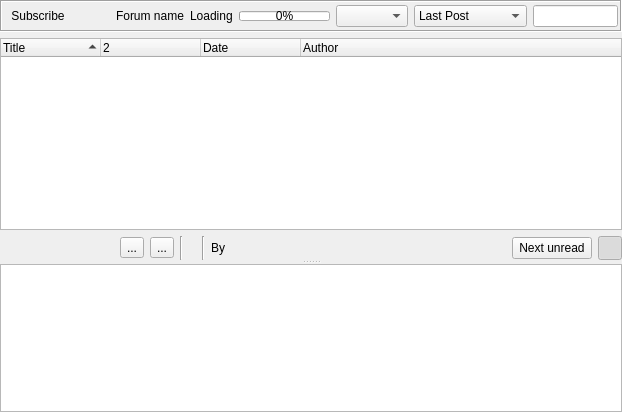
<?xml version="1.0" encoding="UTF-8"?>
<ui version="4.0">
 <class>GxsForumThreadWidget</class>
 <widget class="QWidget" name="GxsForumThreadWidget">
  <property name="geometry">
   <rect>
    <x>0</x>
    <y>0</y>
    <width>622</width>
    <height>412</height>
   </rect>
  </property>
  <property name="windowTitle">
   <string>Form</string>
  </property>
  <layout class="QVBoxLayout" name="verticalLayout">
   <property name="leftMargin">
    <number>0</number>
   </property>
   <property name="topMargin">
    <number>0</number>
   </property>
   <property name="rightMargin">
    <number>0</number>
   </property>
   <property name="bottomMargin">
    <number>0</number>
   </property>
   <item>
    <widget class="QSplitter" name="threadSplitter">
     <property name="orientation">
      <enum>Qt::Vertical</enum>
     </property>
     <widget class="QWidget" name="layoutWidget">
      <layout class="QVBoxLayout" name="verticalLayout_2">
       <item>
        <widget class="QFrame" name="toolBarFrame">
         <property name="minimumSize">
          <size>
           <width>0</width>
           <height>32</height>
          </size>
         </property>
         <property name="frameShape">
          <enum>QFrame::Box</enum>
         </property>
         <property name="frameShadow">
          <enum>QFrame::Sunken</enum>
         </property>
         <layout class="QHBoxLayout" name="horizontalLayout_3">
          <property name="leftMargin">
           <number>2</number>
          </property>
          <property name="topMargin">
           <number>2</number>
          </property>
          <property name="rightMargin">
           <number>2</number>
          </property>
          <property name="bottomMargin">
           <number>2</number>
          </property>
          <item>
           <widget class="SubscribeToolButton" name="subscribeToolButton">
            <property name="sizePolicy">
             <sizepolicy hsizetype="Fixed" vsizetype="Preferred">
              <horstretch>0</horstretch>
              <verstretch>0</verstretch>
             </sizepolicy>
            </property>
            <property name="text">
             <string notr="true">Subscribe</string>
            </property>
            <property name="autoRaise">
             <bool>true</bool>
            </property>
           </widget>
          </item>
          <item>
           <widget class="QToolButton" name="newthreadButton">
            <property name="focusPolicy">
             <enum>Qt::NoFocus</enum>
            </property>
            <property name="toolTip">
             <string>Start new Thread for Selected Forum</string>
            </property>
            <property name="icon">
             <iconset resource="../images.qrc">
              <normaloff>:/images/mail_new.png</normaloff>:/images/mail_new.png</iconset>
            </property>
            <property name="iconSize">
             <size>
              <width>24</width>
              <height>16</height>
             </size>
            </property>
            <property name="autoRaise">
             <bool>true</bool>
            </property>
           </widget>
          </item>
          <item>
           <widget class="ElidedLabel" name="forumName">
            <property name="sizePolicy">
             <sizepolicy hsizetype="Expanding" vsizetype="Fixed">
              <horstretch>2</horstretch>
              <verstretch>0</verstretch>
             </sizepolicy>
            </property>
            <property name="minimumSize">
             <size>
              <width>0</width>
              <height>0</height>
             </size>
            </property>
            <property name="maximumSize">
             <size>
              <width>16777215</width>
              <height>1677215</height>
             </size>
            </property>
            <property name="text">
             <string notr="true">Forum name</string>
            </property>
            <property name="textInteractionFlags">
             <set>Qt::LinksAccessibleByMouse|Qt::TextSelectableByMouse</set>
            </property>
           </widget>
          </item>
          <item>
           <spacer name="horizontalSpacer">
            <property name="orientation">
             <enum>Qt::Horizontal</enum>
            </property>
            <property name="sizeType">
             <enum>QSizePolicy::MinimumExpanding</enum>
            </property>
            <property name="sizeHint" stdset="0">
             <size>
              <width>0</width>
              <height>0</height>
             </size>
            </property>
           </spacer>
          </item>
          <item>
           <widget class="QLabel" name="progressText">
            <property name="text">
             <string>Loading</string>
            </property>
           </widget>
          </item>
          <item>
           <widget class="QProgressBar" name="progressBar">
            <property name="sizePolicy">
             <sizepolicy hsizetype="Minimum" vsizetype="Fixed">
              <horstretch>0</horstretch>
              <verstretch>0</verstretch>
             </sizepolicy>
            </property>
            <property name="maximumSize">
             <size>
              <width>16777215</width>
              <height>10</height>
             </size>
            </property>
            <property name="maximum">
             <number>1000</number>
            </property>
            <property name="value">
             <number>0</number>
            </property>
           </widget>
          </item>
          <item>
           <widget class="GxsIdChooser" name="idChooser"/>
          </item>
          <item>
           <widget class="QComboBox" name="viewBox">
            <item>
             <property name="text">
              <string>Last Post</string>
             </property>
            </item>
            <item>
             <property name="text">
              <string>Threaded View</string>
             </property>
            </item>
            <item>
             <property name="text">
              <string>Flat View</string>
             </property>
            </item>
           </widget>
          </item>
          <item>
           <widget class="LineEditClear" name="filterLineEdit">
            <property name="toolTip">
             <string>Search forums</string>
            </property>
           </widget>
          </item>
         </layout>
        </widget>
       </item>
       <item>
        <layout class="QHBoxLayout" name="forumLayout">
         <property name="leftMargin">
          <number>3</number>
         </property>
        </layout>
       </item>
       <item>
        <widget class="RSTreeWidget" name="threadTreeWidget">
         <property name="contextMenuPolicy">
          <enum>Qt::CustomContextMenu</enum>
         </property>
         <property name="sortingEnabled">
          <bool>true</bool>
         </property>
         <property name="allColumnsShowFocus">
          <bool>true</bool>
         </property>
         <column>
          <property name="text">
           <string>Title</string>
          </property>
         </column>
         <column>
          <property name="text">
           <string/>
          </property>
          <property name="icon">
           <iconset resource="../images.qrc">
            <normaloff>:/images/message-state-header.png</normaloff>:/images/message-state-header.png</iconset>
          </property>
         </column>
         <column>
          <property name="text">
           <string>Date</string>
          </property>
         </column>
         <column>
          <property name="text">
           <string>Author</string>
          </property>
         </column>
        </widget>
       </item>
       <item>
        <layout class="QHBoxLayout" name="threadLayout">
         <property name="leftMargin">
          <number>3</number>
         </property>
        </layout>
       </item>
       <item>
        <layout class="QGridLayout" name="postLayout">
         <item row="0" column="5">
          <widget class="QToolButton" name="downloadButton">
           <property name="maximumSize">
            <size>
             <width>24</width>
             <height>24</height>
            </size>
           </property>
           <property name="focusPolicy">
            <enum>Qt::NoFocus</enum>
           </property>
           <property name="toolTip">
            <string>Download all files</string>
           </property>
           <property name="icon">
            <iconset resource="../images.qrc">
             <normaloff>:/images/down.png</normaloff>:/images/down.png</iconset>
           </property>
           <property name="autoRaise">
            <bool>true</bool>
           </property>
          </widget>
         </item>
         <item row="0" column="9">
          <widget class="QLabel" name="time_label">
           <property name="text">
            <string notr="true"/>
           </property>
          </widget>
         </item>
         <item row="0" column="14">
          <widget class="QPushButton" name="nextUnreadButton">
           <property name="sizePolicy">
            <sizepolicy hsizetype="Maximum" vsizetype="Fixed">
             <horstretch>0</horstretch>
             <verstretch>0</verstretch>
            </sizepolicy>
           </property>
           <property name="text">
            <string>Next unread</string>
           </property>
          </widget>
         </item>
         <item row="0" column="1">
          <widget class="QToolButton" name="newmessageButton">
           <property name="maximumSize">
            <size>
             <width>24</width>
             <height>24</height>
            </size>
           </property>
           <property name="focusPolicy">
            <enum>Qt::NoFocus</enum>
           </property>
           <property name="toolTip">
            <string>Reply Message</string>
           </property>
           <property name="icon">
            <iconset resource="../images.qrc">
             <normaloff>:/images/mail_reply.png</normaloff>:/images/mail_reply.png</iconset>
           </property>
           <property name="autoRaise">
            <bool>true</bool>
           </property>
          </widget>
         </item>
         <item row="0" column="16">
          <widget class="QPushButton" name="expandButton">
           <property name="maximumSize">
            <size>
             <width>24</width>
             <height>24</height>
            </size>
           </property>
           <property name="focusPolicy">
            <enum>Qt::NoFocus</enum>
           </property>
           <property name="text">
            <string/>
           </property>
           <property name="icon">
            <iconset resource="../images.qrc">
             <normaloff>:/images/edit_remove24.png</normaloff>:/images/edit_remove24.png</iconset>
           </property>
           <property name="checkable">
            <bool>true</bool>
           </property>
           <property name="checked">
            <bool>true</bool>
           </property>
          </widget>
         </item>
         <item row="0" column="8">
          <widget class="Line" name="line_2">
           <property name="orientation">
            <enum>Qt::Vertical</enum>
           </property>
          </widget>
         </item>
         <item row="0" column="10">
          <widget class="Line" name="line">
           <property name="orientation">
            <enum>Qt::Vertical</enum>
           </property>
          </widget>
         </item>
         <item row="0" column="13">
          <spacer name="horizontalSpacer_2">
           <property name="orientation">
            <enum>Qt::Horizontal</enum>
           </property>
           <property name="sizeHint" stdset="0">
            <size>
             <width>40</width>
             <height>20</height>
            </size>
           </property>
          </spacer>
         </item>
         <item row="0" column="6">
          <widget class="QToolButton" name="voteUpButton">
           <property name="text">
            <string>...</string>
           </property>
           <property name="icon">
            <iconset resource="../images.qrc">
             <normaloff>:/images/vote_up.png</normaloff>:/images/vote_up.png</iconset>
           </property>
          </widget>
         </item>
         <item row="0" column="12">
          <widget class="GxsIdLabel" name="by_label">
           <property name="text">
            <string notr="true"/>
           </property>
          </widget>
         </item>
         <item row="0" column="3">
          <widget class="QToolButton" name="previousButton">
           <property name="sizePolicy">
            <sizepolicy hsizetype="Minimum" vsizetype="Fixed">
             <horstretch>0</horstretch>
             <verstretch>0</verstretch>
            </sizepolicy>
           </property>
           <property name="minimumSize">
            <size>
             <width>24</width>
             <height>24</height>
            </size>
           </property>
           <property name="maximumSize">
            <size>
             <width>24</width>
             <height>24</height>
            </size>
           </property>
           <property name="focusPolicy">
            <enum>Qt::NoFocus</enum>
           </property>
           <property name="toolTip">
            <string>Previous Thread</string>
           </property>
           <property name="text">
            <string/>
           </property>
           <property name="icon">
            <iconset resource="../images.qrc">
             <normaloff>:/images/back.png</normaloff>:/images/back.png</iconset>
           </property>
           <property name="autoRaise">
            <bool>true</bool>
           </property>
          </widget>
         </item>
         <item row="0" column="11">
          <widget class="QLabel" name="by_text_label">
           <property name="text">
            <string>By </string>
           </property>
          </widget>
         </item>
         <item row="0" column="4">
          <widget class="QToolButton" name="nextButton">
           <property name="enabled">
            <bool>false</bool>
           </property>
           <property name="sizePolicy">
            <sizepolicy hsizetype="Minimum" vsizetype="Fixed">
             <horstretch>0</horstretch>
             <verstretch>0</verstretch>
            </sizepolicy>
           </property>
           <property name="minimumSize">
            <size>
             <width>24</width>
             <height>24</height>
            </size>
           </property>
           <property name="maximumSize">
            <size>
             <width>24</width>
             <height>24</height>
            </size>
           </property>
           <property name="focusPolicy">
            <enum>Qt::NoFocus</enum>
           </property>
           <property name="toolTip">
            <string>Next Thread</string>
           </property>
           <property name="text">
            <string/>
           </property>
           <property name="icon">
            <iconset resource="../images.qrc">
             <normaloff>:/images/forward.png</normaloff>:/images/forward.png</iconset>
           </property>
           <property name="autoRaise">
            <bool>true</bool>
           </property>
          </widget>
         </item>
         <item row="0" column="7">
          <widget class="QToolButton" name="voteDownButton">
           <property name="text">
            <string>...</string>
           </property>
           <property name="icon">
            <iconset resource="../images.qrc">
             <normaloff>:/images/vote_down.png</normaloff>:/images/vote_down.png</iconset>
           </property>
          </widget>
         </item>
        </layout>
       </item>
      </layout>
     </widget>
     <widget class="RSTextBrowser" name="postText">
      <property name="sizePolicy">
       <sizepolicy hsizetype="Expanding" vsizetype="Expanding">
        <horstretch>0</horstretch>
        <verstretch>10</verstretch>
       </sizepolicy>
      </property>
     </widget>
    </widget>
   </item>
  </layout>
 </widget>
 <customwidgets>
  <customwidget>
   <class>LineEditClear</class>
   <extends>QLineEdit</extends>
   <header location="global">gui/common/LineEditClear.h</header>
  </customwidget>
  <customwidget>
   <class>RSTreeWidget</class>
   <extends>QTreeWidget</extends>
   <header>gui/common/RSTreeWidget.h</header>
  </customwidget>
  <customwidget>
   <class>RSTextBrowser</class>
   <extends>QTextBrowser</extends>
   <header>gui/common/RSTextBrowser.h</header>
  </customwidget>
  <customwidget>
   <class>SubscribeToolButton</class>
   <extends>QToolButton</extends>
   <header>gui/common/SubscribeToolButton.h</header>
  </customwidget>
  <customwidget>
   <class>GxsIdLabel</class>
   <extends>QLabel</extends>
   <header>gui/gxs/GxsIdLabel.h</header>
  </customwidget>
  <customwidget>
   <class>ElidedLabel</class>
   <extends>QLabel</extends>
   <header location="global">gui/common/ElidedLabel.h</header>
   <container>1</container>
  </customwidget>
  <customwidget>
   <class>GxsIdChooser</class>
   <extends>QComboBox</extends>
   <header>gui/gxs/GxsIdChooser.h</header>
  </customwidget>
 </customwidgets>
 <resources>
  <include location="../images.qrc"/>
 </resources>
 <connections/>
</ui>
